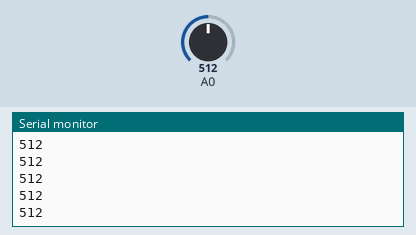
Simulated run of this sketch. Board: ESP8266 (NodeMCU). Shown: the last lines printed to the serial monitor. The inputs (shaded band) are chosen by the test bench; at power-on: A0 = 512. WiFi joins after 1.5 s; servers stay silent unless stated.

Above: at 2.7 s.
2.8 s: A0 set to 716
At 3.13 s:
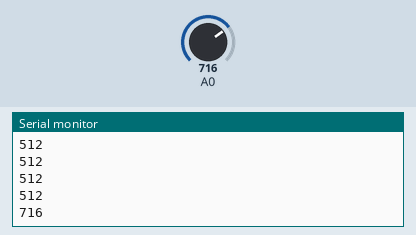
4.3 s: A0 set to 900
At 4.34 s:
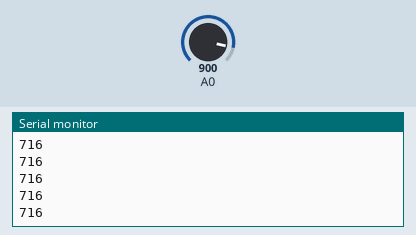
Timing chart, 0 to 7.3 s (numbered marks = the images above; inputs shaded):
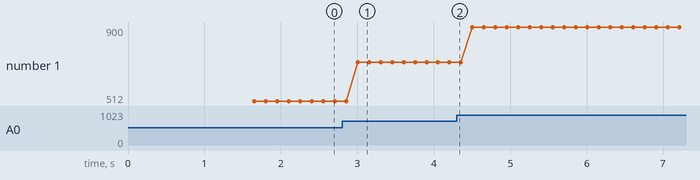

The sketch:

HeartPulse_Firebase.ino
```cpp
#include <ESP8266WiFi.h>
#include <FirebaseArduino.h>

// Set these to run example.
#define WIFI_SSID "XXXXXXXXX"
#define WIFI_PASSWORD "XXXXXXXXX"

#define FIREBASE_HOST "example.firebaseio.com"
#define FIREBASE_AUTH "XXXXXXXXXXXXXXXX"

int x =0;
void setup()
{
  Serial.begin(9600);

  // connect to wifi.
  WiFi.begin(WIFI_SSID, WIFI_PASSWORD);
  Serial.print("connecting");
  while (WiFi.status() != WL_CONNECTED)
  {
    Serial.print(".");
    delay(500);
  }
  Serial.println();
  Serial.print("connected: ");
  Serial.println(WiFi.localIP());
  Firebase.begin(FIREBASE_HOST, FIREBASE_AUTH);
  pinMode(A0, INPUT);
}
void loop()
{
  x =analogRead(A0);
  Firebase.pushString("/Pulse",String(x));
  Serial.println(x);
}
```

Measured:
- after the input at 2.8 s, the serial monitor: prints a new line after 0.20 s (image 1)
- plotted number 1: 512 → 716 after the input at 2.8 s, 716 → 900 after the input at 4.3 s
